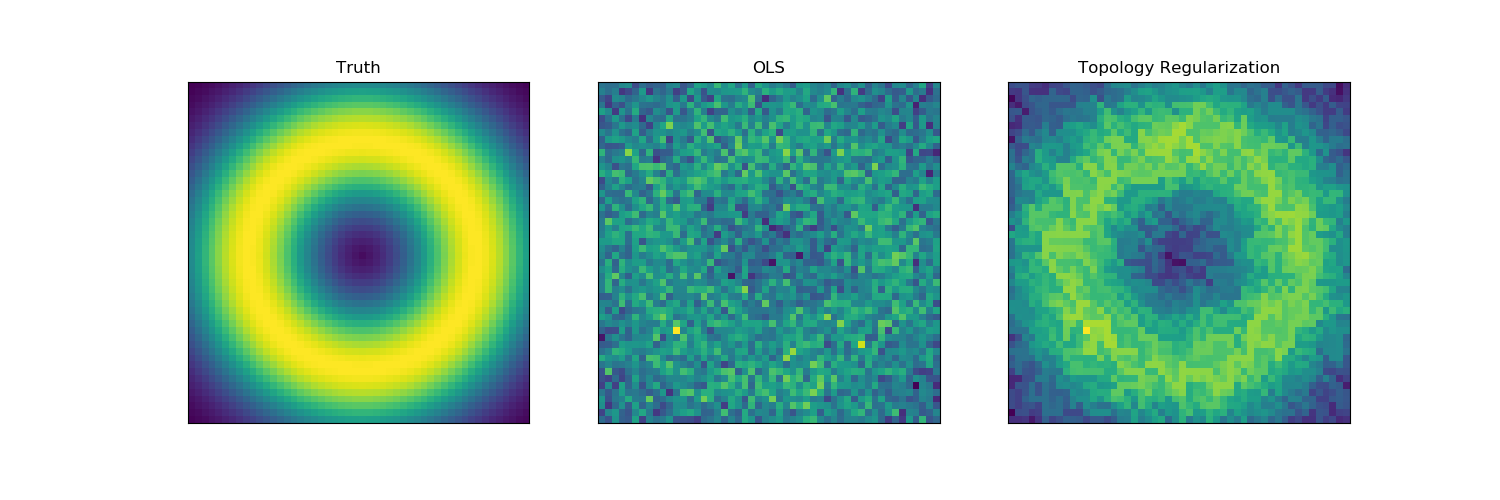

Source code (Python):
from __future__ import print_function
import torch, torch.nn as nn, numpy as np, matplotlib.pyplot as plt
from topologylayer.nn import LevelSetLayer2D, SumBarcodeLengths, PartialSumBarcodeLengths

# generate circle on grid
# generate circle on grid
n = 50
def circlefn(i, j, n):
    r = np.sqrt((i - n/2.)**2 + (j - n/2.)**2)
    return np.exp(-(r - n/3.)**2/(n*2))


def gen_circle(n):
    beta = np.empty((n,n))
    for i in range(n):
        for j in range(n):
            beta[i,j] = circlefn(i,j,n)
    return beta

beta = gen_circle(n)

m = 1500
X = np.random.randn(m, n**2)
y = X.dot(beta.flatten()) + 0.05*np.random.randn(m)
beta_ols = (np.linalg.lstsq(X, y, rcond=None)[0]).reshape(n,n)

class TopLoss(nn.Module):
    def __init__(self, size):
        super(TopLoss, self).__init__()
        self.pdfn = LevelSetLayer2D(size=size,  sublevel=False)
        self.topfn = PartialSumBarcodeLengths(dim=1, skip=1)
        self.topfn2 = SumBarcodeLengths(dim=0)

    def forward(self, beta):
        dgminfo = self.pdfn(beta)
        return self.topfn(dgminfo) + self.topfn2(dgminfo)

tloss = TopLoss((50,50)) # topology penalty
dloss = nn.MSELoss() # data loss

beta_t = torch.autograd.Variable(torch.tensor(beta_ols).type(torch.float), requires_grad=True)
X_t = torch.tensor(X, dtype=torch.float, requires_grad=False)
y_t = torch.tensor(y, dtype=torch.float, requires_grad=False)
optimizer = torch.optim.Adam([beta_t], lr=1e-2)
for i in range(500):
    optimizer.zero_grad()
    tlossi = tloss(beta_t)
    dlossi = dloss(y_t, torch.matmul(X_t, beta_t.view(-1)))
    loss = 0.1*tlossi + dlossi
    loss.backward()
    optimizer.step()
    if (i % 10 == 0):
        print(i, tlossi.item(), dlossi.item())


# save figure
beta_est = beta_t.detach().numpy()
fig, ax = plt.subplots(ncols=3, figsize=(15,5))
ax[0].imshow(beta)
ax[0].set_title("Truth")
ax[1].imshow(beta_ols)
ax[1].set_title("OLS")
ax[2].imshow(beta_est)
ax[2].set_title("Topology Regularization")
for i in range(3):
    ax[i].set_yticklabels([])
    ax[i].set_xticklabels([])
    ax[i].tick_params(bottom=False, left=False)
plt.savefig('noisy_circle.png')
